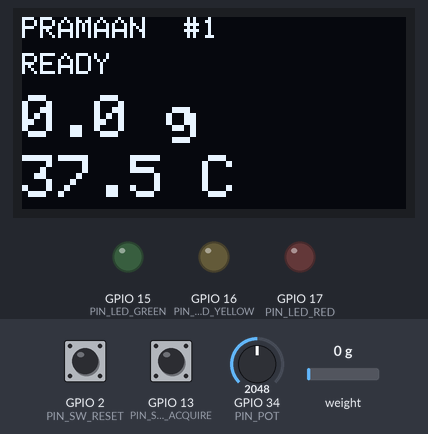
Simulated run of this sketch. Board: ESP32. Parts: 128×64 one-colour display, output pins drawn as LEDs (lit = HIGH). Dashed ring = blinking. The test bench sets the inputs (shaded band); at power-on: GPIO 13 (PIN_SW_ACQUIRE) HIGH, GPIO 2 (PIN_SW_RESET) HIGH, weight on the scale 0 g, GPIO 34 (PIN_POT) = 2048 (analog values on the 0–4095 scale). What the sketch prints to the serial monitor is not drawn.

Above: at 2.4 s.
2.5 s: GPIO 13 (PIN_SW_ACQUIRE) pulled LOW for 1 s
At 4.2 s:
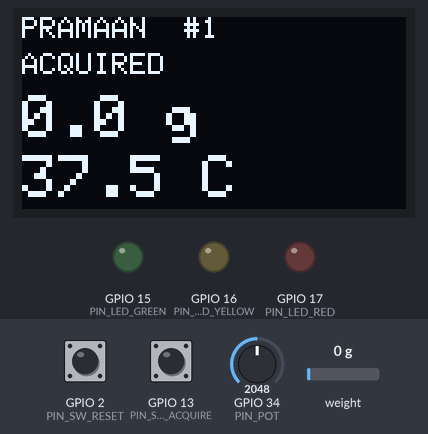
6.5 s: GPIO 2 (PIN_SW_RESET) pulled LOW for 0.4 s
At 9.1 s:
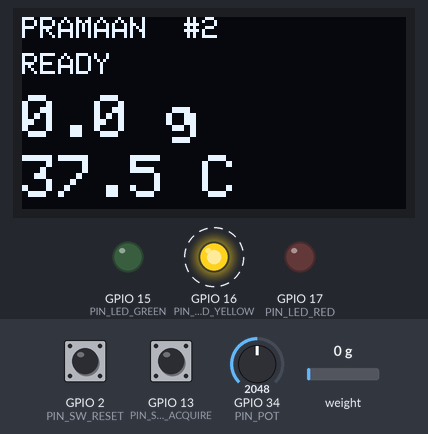
9.4 s: weight on the scale set to 100 g
At 11.0 s:
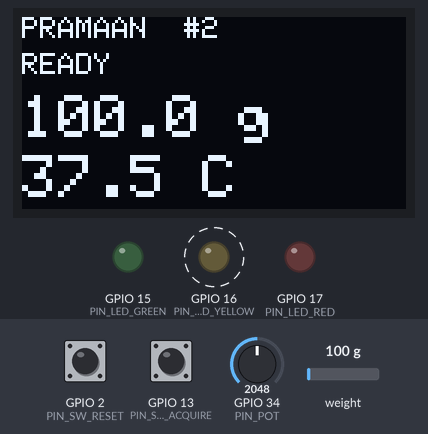
11.1 s: GPIO 2 (PIN_SW_RESET) pulled LOW for 1 s
At 12.6 s:
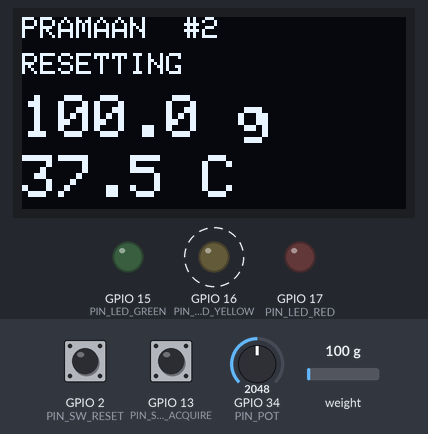
13.6 s: GPIO 34 (PIN_POT) set to 2866
At 14.7 s:
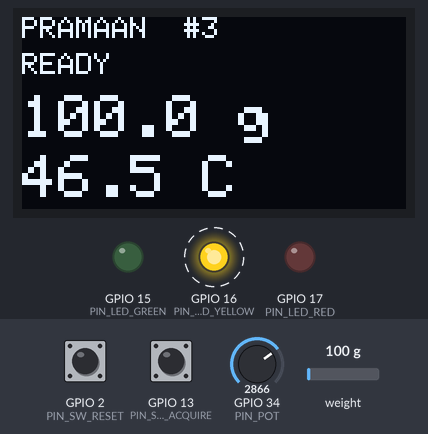
15.6 s: weight on the scale set to 1250 g
At 17.5 s:
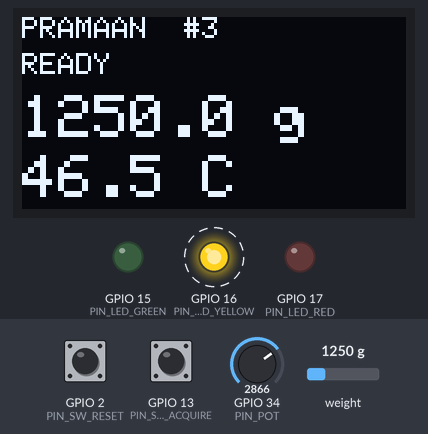
Timing chart, 0 to 18.4 s (numbered marks = the images above; inputs shaded):
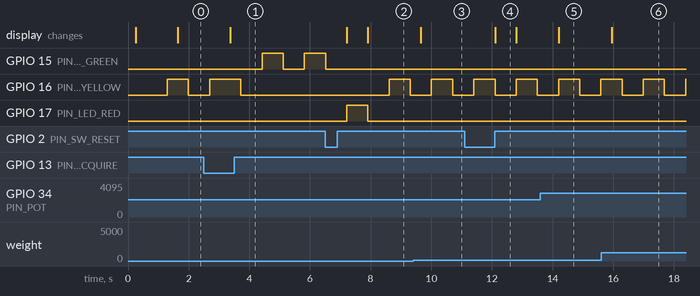

The sketch:

pramaan-esp32.ino
```cpp
/*
 * PRAMAAN — Evidence Integrity Hardware Device
 * Firmware 2.1.0 · protocol PRAMAAN-1 · ESP32
 *
 * Speaks newline-delimited JSON over USB serial at 115200 baud to the
 * Evidence Chain console.
 *
 * WHAT THIS DEVICE ACTUALLY HAS
 *   Potentiometer  GPIO34  — SIMULATED temperature input. It is not a thermal
 *                            sensor, and every message says so through
 *                            "temperature_source": "potentiometer".
 *   Load cell      HX711-style amplifier (pins below) — real weight in grams.
 *   OLED           SSD1306 128x64, I2C 0x21/0x22, address 0x3C.
 *   Switch 1       GPIO13 — ACQUIRE (right button).
 *   Switch 2       GPIO2  — RESET / next sequence (left button).
 *   LEDs           green GPIO15, yellow GPIO16, red GPIO17.
 *
 * There is NO thermal imaging sensor. capabilities.thermal_sensor is false and
 * no thermal values are ever sent. A component that is absent or not
 * responding is reported as unavailable with a null value — never a made-up
 * number.
 *
 * STATE MACHINE
 *   READY      yellow blinks   → ACQUIRE  → ACQUIRED
 *   ACQUIRED   green blinks    → RESET    → RESETTING
 *   RESETTING  red blinks      → (600 ms) → READY, sequence + 1
 * Exactly one LED is ever active, and all blinking is millis()-based so the
 * loop never blocks.
 *
 * LIBRARIES (Arduino Library Manager)
 *   Adafruit SSD1306, Adafruit GFX      — OLED
 *   HX711 by Bogdan Necula (optional)   — load cell amplifier
 * Build without the load cell by leaving ENABLE_LOAD_CELL at 0: the device
 * then reports load_cell:false and weight_g:null, and the console shows the
 * weight as unavailable while everything else keeps working.
 */

#include <Arduino.h>
#include <Wire.h>

/* ----------------------------------------------------------- build flags */
#define ENABLE_OLED       1
#define ENABLE_LOAD_CELL  1   /* set to 0 if the amplifier is not wired yet */

/* ------------------------------------------------------------ identity */
static const char *DEVICE_ID = "PRAMAAN-ESP32-001";   /* stable, never random */
static const char *FIRMWARE  = "2.1.0";
static const char *HW_REV    = "PRAMAAN-HW-2";
static const char *PROTOCOL  = "PRAMAAN-1";

/* ---------------------------------------------------------------- pins */
static const int PIN_POT        = 34;   /* ADC1_CH6, input only */
static const int PIN_SW_ACQUIRE = 13;   /* Switch 1 — right button */
static const int PIN_SW_RESET   = 2;    /* Switch 2 — left button  */
static const int PIN_LED_GREEN  = 15;
static const int PIN_LED_YELLOW = 16;
static const int PIN_LED_RED    = 17;
static const int PIN_OLED_SDA   = 21;
static const int PIN_OLED_SCL   = 22;
static const uint8_t OLED_ADDR  = 0x3C;

/* Load-cell amplifier. CHANGE THESE TWO TO MATCH YOUR WIRING. */
static const int PIN_HX711_DT  = 32;
static const int PIN_HX711_SCK = 33;
/* Raw counts per gram, from calibration. See docs/PRAMAAN.md. */
static const float LOAD_CELL_SCALE = 420.0f;

/* -------------------------------------------------------------- timing */
static const unsigned long TELEMETRY_MS   = 250;  /* 4 Hz: live, not a flood */
static const unsigned long DEBOUNCE_MS    = 40;
static const unsigned long RESET_HOLD_MS  = 600;
static const unsigned long BLINK_MS       = 400;

/* -------------------------------------------------------- temperature */
/*
 * The potentiometer is mapped to a plausible ambient range purely so the demo
 * has a number to move. It measures a knob position, nothing else.
 */
static const float TEMP_MIN_C = 15.0f;
static const float TEMP_MAX_C = 60.0f;

/* --------------------------------------------------------------- OLED */
#if ENABLE_OLED
#include <Adafruit_GFX.h>
#include <Adafruit_SSD1306.h>
static Adafruit_SSD1306 display(128, 64, &Wire, -1);
#endif
static bool oledOk = false;

/* ----------------------------------------------------------- load cell */
#if ENABLE_LOAD_CELL
#include <HX711.h>
static HX711 scale;
#endif
static bool loadCellOk = false;

/* --------------------------------------------------------------- state */
enum DeviceState { STATE_READY, STATE_ACQUIRED, STATE_RESETTING };
static DeviceState state = STATE_READY;

static long  sequence = 1;                 /* the working sequence number   */
static unsigned long lastTelemetry = 0;
static unsigned long resetStartedAt = 0;
static unsigned long lastBlink = 0;
static bool blinkOn = false;

/* Debounce, per button. Buttons are wired to ground with INPUT_PULLUP. */
struct Button {
  int pin;
  bool stable;          /* debounced level: true = released                 */
  bool lastRead;
  unsigned long changedAt;
};
static Button btnAcquire = { PIN_SW_ACQUIRE, true, true, 0 };
static Button btnReset   = { PIN_SW_RESET,   true, true, 0 };

/* Incoming command line from the host. */
static String rxLine;

/* ------------------------------------------------------------- helpers */

static bool buttonPressed(Button &b) {
  const bool level = digitalRead(b.pin) == HIGH;   /* HIGH = released */
  const unsigned long now = millis();
  if (level != b.lastRead) {
    b.lastRead = level;
    b.changedAt = now;
  } else if (now - b.changedAt > DEBOUNCE_MS && level != b.stable) {
    b.stable = level;
    if (!level) return true;                       /* falling edge = press  */
  }
  return false;
}

static void ledsOff() {
  digitalWrite(PIN_LED_GREEN, LOW);
  digitalWrite(PIN_LED_YELLOW, LOW);
  digitalWrite(PIN_LED_RED, LOW);
}

/* One LED per state, blinked without blocking. */
static void serviceLeds() {
  const unsigned long now = millis();
  if (now - lastBlink >= BLINK_MS) {
    lastBlink = now;
    blinkOn = !blinkOn;
  }
  ledsOff();
  const int pin = state == STATE_READY     ? PIN_LED_YELLOW
                : state == STATE_ACQUIRED  ? PIN_LED_GREEN
                                           : PIN_LED_RED;
  digitalWrite(pin, blinkOn ? HIGH : LOW);
}

static const char *stateName() {
  switch (state) {
    case STATE_READY:     return "READY";
    case STATE_ACQUIRED:  return "ACQUIRED";
    default:              return "RESETTING";
  }
}

/* ------------------------------------------------------------ readings */

/* Returns NAN when the input is unavailable. NAN is sent as JSON null. */
static float readTemperatureC() {
  const int raw = analogRead(PIN_POT);            /* 0..4095 on the ESP32 */
  if (raw < 0) return NAN;
  return TEMP_MIN_C + (TEMP_MAX_C - TEMP_MIN_C) * (raw / 4095.0f);
}

static float readWeightG() {
#if ENABLE_LOAD_CELL
  if (!loadCellOk || !scale.is_ready()) return NAN;
  return scale.get_units(3);
#else
  return NAN;
#endif
}

/* ------------------------------------------------------------ JSON out */

static void printNumberOrNull(float v, int decimals) {
  if (isnan(v)) Serial.print("null");
  else Serial.print(v, decimals);
}

static void sendCapabilities() {
  Serial.print(F("{\"type\":\"capabilities\",\"device_id\":\""));
  Serial.print(DEVICE_ID);
  Serial.print(F("\",\"capabilities\":{\"potentiometer\":true,\"load_cell\":"));
  Serial.print(loadCellOk ? F("true") : F("false"));
  Serial.print(F(",\"thermal_sensor\":false,\"oled\":"));
  Serial.print(oledOk ? F("true") : F("false"));
  Serial.println(F(",\"acquire_button\":true,\"reset_button\":true}}"));
}

static void sendPong() {
  Serial.print(F("{\"type\":\"pong\",\"device_id\":\""));
  Serial.print(DEVICE_ID);
  Serial.println(F("\",\"device_name\":\"PRAMAAN\"}"));
}

static void sendHello() {
  Serial.print(F("{\"type\":\"device_hello\",\"protocol\":\""));
  Serial.print(PROTOCOL);
  Serial.print(F("\",\"device_name\":\"PRAMAAN\",\"device_id\":\""));
  Serial.print(DEVICE_ID);
  Serial.print(F("\",\"firmware\":\""));
  Serial.print(FIRMWARE);
  Serial.print(F("\",\"hardware_revision\":\""));
  Serial.print(HW_REV);
  Serial.print(F("\",\"capabilities\":{\"potentiometer\":true,\"load_cell\":"));
  Serial.print(loadCellOk ? F("true") : F("false"));
  Serial.print(F(",\"thermal_sensor\":false,\"oled\":"));
  Serial.print(oledOk ? F("true") : F("false"));
  Serial.println(F(",\"acquire_button\":true,\"reset_button\":true}}"));
}

static void sendTelemetry(float tempC, float weightG) {
  Serial.print(F("{\"type\":\"telemetry\",\"device_id\":\""));
  Serial.print(DEVICE_ID);
  Serial.print(F("\",\"seq\":"));
  Serial.print(sequence);
  Serial.print(F(",\"temperature_c\":"));
  printNumberOrNull(tempC, 1);
  Serial.print(F(",\"temperature\":"));
  printNumberOrNull(tempC, 1);
  Serial.print(F(",\"weight_g\":"));
  printNumberOrNull(weightG, 1);
  /* The potentiometer stands in for a temperature probe; say so on the wire. */
  Serial.print(F(",\"temperature_source\":\"potentiometer\",\"temperature_status\":\"SIMULATED\""));
  Serial.print(F(",\"weight_source\":"));
  Serial.print(isnan(weightG) ? F("null") : F("\"load_cell\""));
  Serial.print(F(",\"weight_status\":"));
  Serial.print(isnan(weightG) ? F("\"UNAVAILABLE\"") : F("\"LIVE\""));
  Serial.print(F(",\"connected\":{\"potentiometer\":true,\"load_cell\":"));
  Serial.print(loadCellOk ? F("true") : F("false"));
  Serial.print(F(",\"thermal_sensor\":false},\"state\":\""));
  Serial.print(stateName());
  Serial.println(F("\"}"));
}

static void sendAcquire(float tempC, float weightG) {
  Serial.print(F("{\"type\":\"acquire\",\"device_id\":\""));
  Serial.print(DEVICE_ID);
  Serial.print(F("\",\"seq\":"));
  Serial.print(sequence);
  Serial.print(F(",\"temperature\":"));
  printNumberOrNull(tempC, 1);
  Serial.print(F(",\"weight_g\":"));
  printNumberOrNull(weightG, 1);
  Serial.print(F(",\"temperature_source\":\"potentiometer\",\"weight_source\":"));
  Serial.print(isnan(weightG) ? F("null") : F("\"load_cell\""));
  Serial.println(F(",\"event\":\"ACQUIRED\"}"));
}

static void sendReset() {
  Serial.print(F("{\"type\":\"reset\",\"device_id\":\""));
  Serial.print(DEVICE_ID);
  Serial.print(F("\",\"seq\":"));
  Serial.print(sequence);
  Serial.println(F(",\"event\":\"RESET\"}"));
}

static void sendError(const char *code, const char *detail) {
  Serial.print(F("{\"type\":\"error\",\"device_id\":\""));
  Serial.print(DEVICE_ID);
  Serial.print(F("\",\"code\":\""));
  Serial.print(code);
  Serial.print(F("\",\"detail\":\""));
  Serial.print(detail);
  Serial.println(F("\"}"));
}

/* ---------------------------------------------------------------- OLED */

static void drawScreen(float tempC, float weightG) {
#if ENABLE_OLED
  if (!oledOk) return;
  display.clearDisplay();
  display.setTextColor(SSD1306_WHITE);

  display.setTextSize(1);
  display.setCursor(0, 0);
  display.print(F("PRAMAAN  #"));
  display.print(sequence);

  display.setCursor(0, 12);
  display.print(stateName());

  display.setTextSize(2);
  display.setCursor(0, 26);
  if (isnan(weightG)) display.print(F("-- g"));
  else { display.print(weightG, 1); display.print(F(" g")); }

  display.setCursor(0, 46);
  if (isnan(tempC)) display.print(F("-- C"));
  else { display.print(tempC, 1); display.print(F(" C")); }

  display.display();
#else
  (void)tempC; (void)weightG;
#endif
}

/* ----------------------------------------------------- host → device */

static void handleCommand(const String &line) {
  /* Only these command types are ever acted on; anything else is ignored. */
  if (line.indexOf("\"acquire\"") >= 0) {
    const float t = readTemperatureC();
    const float w = readWeightG();
    state = STATE_ACQUIRED;
    sendAcquire(t, w);
    drawScreen(t, w);
  } else if (line.indexOf("\"reset\"") >= 0) {
    state = STATE_RESETTING;
    resetStartedAt = millis();
  } else if (line.indexOf("\"identify\"") >= 0) {
    sendHello();
    sendCapabilities();
  } else if (line.indexOf("\"ping\"") >= 0) {
    sendPong();
  } else if (line.indexOf("\"tare\"") >= 0) {
#if ENABLE_LOAD_CELL
    if (loadCellOk) scale.tare();
    else sendError("NO_LOAD_CELL", "Load cell not available");
#else
    sendError("NO_LOAD_CELL", "Load cell not compiled in");
#endif
  }
}

static void readSerialCommands() {
  while (Serial.available() > 0) {
    const char c = (char)Serial.read();
    if (c == '\n') {
      handleCommand(rxLine);
      rxLine = "";
    } else if (rxLine.length() < 200) {
      rxLine += c;
    } else {
      rxLine = "";    /* overlong line: drop it rather than grow forever */
    }
  }
}

/* ---------------------------------------------------------------- init */

void setup() {
  Serial.begin(115200);
  delay(200);

  pinMode(PIN_SW_ACQUIRE, INPUT_PULLUP);
  pinMode(PIN_SW_RESET, INPUT_PULLUP);
  pinMode(PIN_LED_GREEN, OUTPUT);
  pinMode(PIN_LED_YELLOW, OUTPUT);
  pinMode(PIN_LED_RED, OUTPUT);
  ledsOff();

  analogReadResolution(12);
  analogSetPinAttenuation(PIN_POT, ADC_11db);   /* full 0–3.3 V swing */

#if ENABLE_OLED
  Wire.begin(PIN_OLED_SDA, PIN_OLED_SCL);
  oledOk = display.begin(SSD1306_SWITCHCAPVCC, OLED_ADDR);
  if (oledOk) {
    display.clearDisplay();
    display.setTextSize(1);
    display.setTextColor(SSD1306_WHITE);
    display.setCursor(0, 0);
    display.println(F("PRAMAAN"));
    display.println(F("Evidence Integrity"));
    display.display();
  }
#endif

#if ENABLE_LOAD_CELL
  scale.begin(PIN_HX711_DT, PIN_HX711_SCK);
  /* Give the amplifier a moment, then decide honestly whether it is there. */
  const unsigned long until = millis() + 1000;
  while (!scale.is_ready() && millis() < until) delay(10);
  loadCellOk = scale.is_ready();
  if (loadCellOk) {
    scale.set_scale(LOAD_CELL_SCALE);
    scale.tare();
  }
#endif

  state = STATE_READY;
  sendHello();
  sendCapabilities();
}

/* ---------------------------------------------------------------- loop */

void loop() {
  readSerialCommands();
  serviceLeds();

  /* Physical buttons */
  if (buttonPressed(btnAcquire) && state != STATE_RESETTING) {
    const float t = readTemperatureC();
    const float w = readWeightG();
    state = STATE_ACQUIRED;
    sendAcquire(t, w);
    drawScreen(t, w);
  }
  if (buttonPressed(btnReset) && state != STATE_RESETTING) {
    state = STATE_RESETTING;
    resetStartedAt = millis();
  }

  /* Reset period: red blinks, then the next sequence begins. */
  if (state == STATE_RESETTING && millis() - resetStartedAt >= RESET_HOLD_MS) {
    sequence += 1;
    state = STATE_READY;
    sendReset();
  }

  /* Telemetry */
  const unsigned long now = millis();
  if (now - lastTelemetry >= TELEMETRY_MS) {
    lastTelemetry = now;
    const float t = readTemperatureC();
    const float w = readWeightG();
#if ENABLE_LOAD_CELL
    /* A cable pulled mid-session must show as unavailable, not as a stale value. */
    if (loadCellOk && !scale.is_ready() && isnan(w)) loadCellOk = scale.is_ready();
#endif
    sendTelemetry(t, w);
    drawScreen(t, w);
  }
}
```

Measured:
- after the input at 2.5 s, GPIO 15 (PIN_LED_GREEN): LOW → HIGH after 1.9 s, → LOW 0.70 s later, → HIGH 0.70 s later; the display: changes after 0.87 s (image 1)
- after the input at 6.5 s, GPIO 15 (PIN_LED_GREEN): goes on until 6.5 s, then stays LOW; GPIO 16 (PIN_LED_YELLOW): LOW → HIGH after 2.1 s, → LOW 0.70 s later; GPIO 17 (PIN_LED_RED): LOW → HIGH after 0.71 s, → LOW 0.70 s later; the display: first changes after 0.71 s (image 2 shows a later state)
- after the input at 9.4 s, the display: changes after 0.26 s (image 3)
- after the input at 11.1 s, the display: changes after 1.0 s (image 4)
- after the input at 13.6 s, the display: changes after 0.60 s (image 5)
- after the input at 15.6 s, the display: changes after 0.34 s (image 6)
- what the display in image 4 shows lasts 0.7 s, from 12.1 s to 12.8 s
